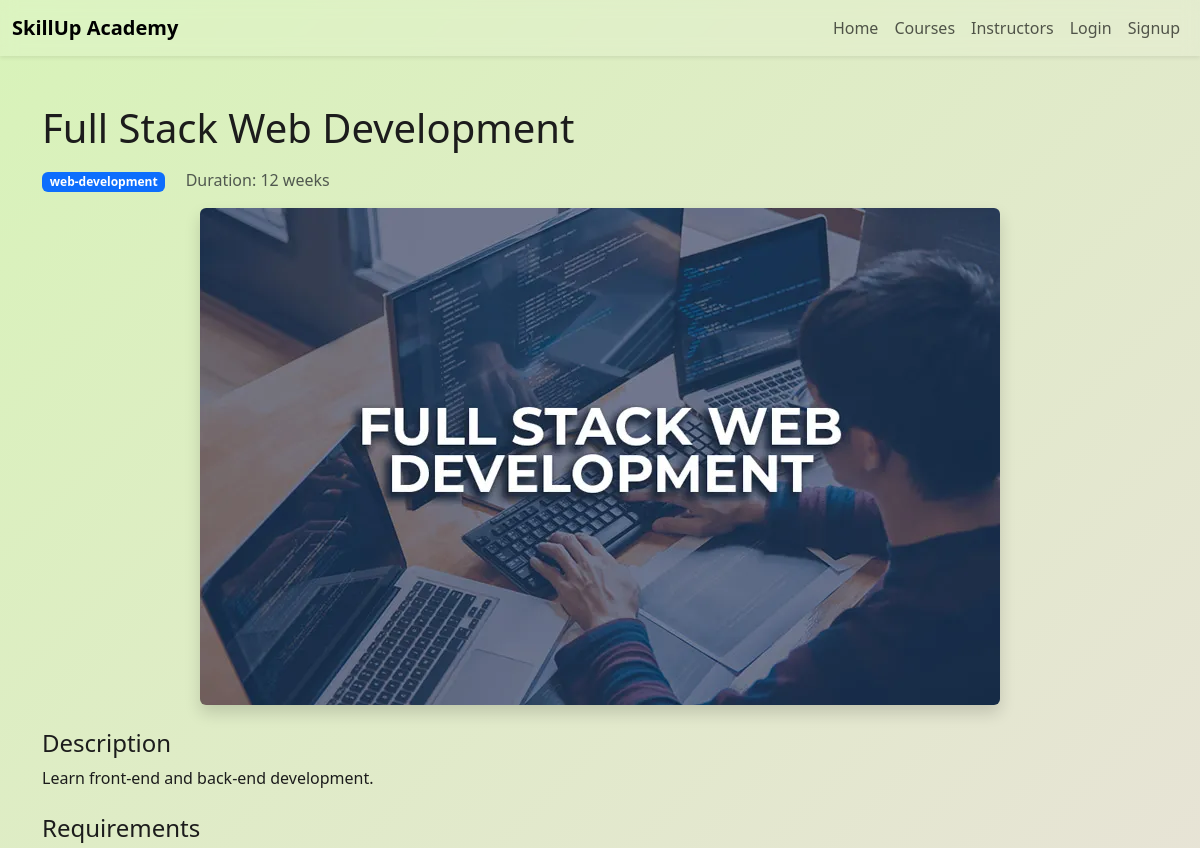
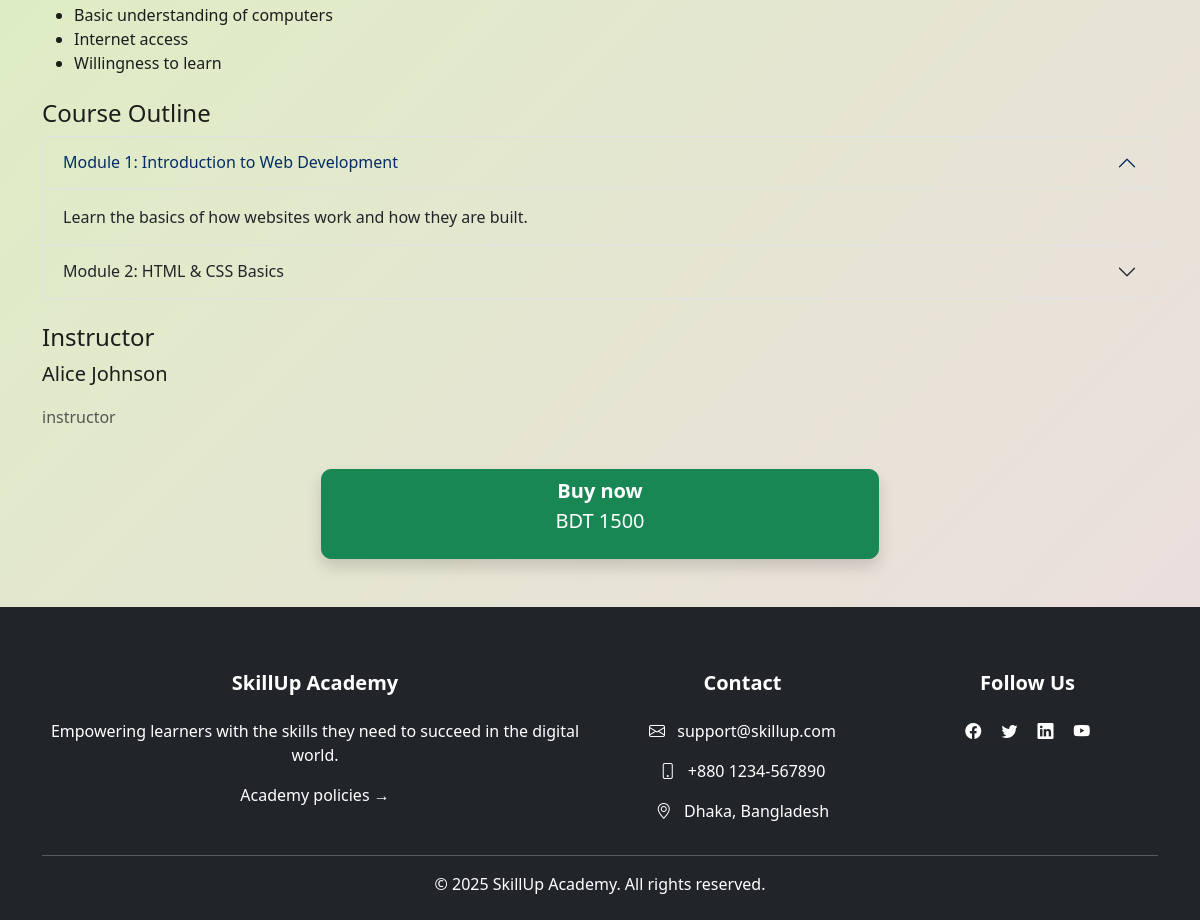
Screenshot of /course-details/full-stack-web-dev.php with the database file from the repository (2 pictures, top to bottom).
### tables this page shows
CREATE TABLE `courses` (
  `c_id` smallint(6) NOT NULL,
  `title` varchar(100) NOT NULL,
  `amount` smallint(6) NOT NULL,
  `description` varchar(500) NOT NULL,
  `domain` varchar(50) NOT NULL,
  `duration` smallint(6) NOT NULL,
  `u_id` int(11) NOT NULL,
  `start_date` date NOT NULL,
  `status` varchar(7) NOT NULL,
  `url` varchar(50) DEFAULT NULL
);

CREATE TABLE `users` (
  `u_id` int(11) NOT NULL,
  `email` varchar(50) NOT NULL,
  `contact` varchar(10) NOT NULL,
  `reg_date` date NOT NULL DEFAULT curdate(),
  `dob` date NOT NULL,
  `gender` varchar(6) NOT NULL,
  `name` varchar(100) NOT NULL
);

CREATE TABLE `instructors` (
  `u_id` int(11) NOT NULL,
  `bio` varchar(500) DEFAULT NULL,
  `domain` varchar(50) NOT NULL,
  `title` varchar(10) NOT NULL,
  `skills` varchar(100) DEFAULT NULL,
  `image` varchar(100) DEFAULT NULL
);

### course-details/full-stack-web-dev.php (the view, shortened to what this page needs)
<?php
include '../auth/cnct.php';
?>
<!DOCTYPE html>
<html lang="en">
<head>
    <link href="https://cdn.jsdelivr.net/npm/bootstrap@5.3.7/dist/css/bootstrap.min.css" rel="stylesheet">
    <link rel="stylesheet" href="https://cdn.jsdelivr.net/npm/bootstrap-icons@1.11.3/font/bootstrap-icons.css">
    <link rel="stylesheet" href="../style.css">
</head>
<body>
  <nav class="navbar navbar-expand-lg navbar-blur sticky-top shadow-sm">
  <div class="container-fluid">
    <a class="navbar-brand fw-bold" href="">SkillUp Academy</a>
    <div class="collapse navbar-collapse" id="navbarNav">
      <ul class="navbar-nav ms-auto">
        <li class="nav-item">
          <a class="nav-link" href="../index.php">Home</a>
        </li>
        <li class="nav-item">
          <a class="nav-link" href="../courses.php">Courses</a>
        </li>
        <li class="nav-item">
          <a class="nav-link" href="../instructors.php">Instructors</a>
        </li>
        <?php
          if(isset($_SESSION['role'])){
            echo'<li class="nav-item">';
            if($_SESSION['role']==="Student")
              echo '<a class="nav-link" href="student/dashboard.php">Dashboard</a> </li>';
            else if($_SESSION['role']==="Instructor")
              echo '<a class="nav-link" href="instructor/dashboard.php">Dashboard</a> </li>';
            else
              echo '<a class="nav-link" href="admin/dashboard.php">Dashboard</a> </li>';
            echo'<li class="nav-item">
                  <a class="nav-link" href="auth/logout.php">Logout</a>
                  </li>';
          }
          else{
            echo '<a class="nav-link" href="auth/login.php">Login</a> </li>
                  <li class="nav-item">
                  <a class="nav-link" href="auth/signup.php">Signup</a>
                  </li>';
          }
        ?>
      </ul>
    </div>
  </div>
</nav>
<?php
$c_id = 1;
$stmt = $conn->prepare("
    SELECT
        c.title AS course_title,
        c.domain,
        c.duration,
        c.description,
        c.u_id,
        c.amount,
        i.title AS instructor_title,
        u.name AS instructor_name
    FROM
        courses c
    JOIN
        instructors i ON c.u_id = i.u_id
    JOIN
        users u ON c.u_id = u.u_id
    WHERE
        c.c_id = ?
");
    $stmt->bind_param("i", $c_id);
    $stmt->execute();
    $stmt->bind_result($courseTitle, $domain, $duration, $description, $uid, $amount, $instructorTitle, $instructorName);
?>
<div class="container py-5">
    <h1 class="mb-3"><?php echo $courseTitle ?></h1>
    <div class="mb-4">
        <span class="badge bg-primary"><?php echo $domain ?></span>
        <span class="ms-3 text-muted">Duration: <?php echo $duration ?> weeks</span>
        <div class="mt-3 text-center">
          <img src="../image-assets/course-images/full-stack-web-dev.webp" alt="Full stack web development" class="img-fluid rounded shadow">
        </div>
    </div>
    <div class="mb-4">
        <h4>Description</h4>
        <p><?php echo $description ?></p>
    </div>
    <div class="mb-4">
        <h4>Requirements</h4>
        <ul>
        <li>Basic understanding of computers</li>
        <li>Internet access</li>
        <li>Willingness to learn</li>
      </ul>
    </div>
    <div class="mb-4">
      <h4>Course Outline</h4>
      <div class="accordion" id="courseOutline">
        <div class="accordion-item bg-transparent">
          <h2 class="accordion-header " id="headingOne">
            <button class="accordion-button bg-transparent lead" type="button" data-bs-toggle="collapse" data-bs-target="#module1">
              Module 1: Introduction to Web Development
            </button>
          </h2>
          <div id="module1" class="accordion-collapse collapse show" data-bs-parent="#courseOutline">
            <div class="accordion-body">
              Learn the basics of how websites work and how they are built.
            </div>
          </div>
        </div>
        <div class="accordion-item bg-transparent">
          <h2 class="accordion-header" id="headingTwo">
            <button class="accordion-button collapsed bg-transparent lead" type="button" data-bs-toggle="collapse" data-bs-target="#module2">
              Module 2: HTML & CSS Basics
            </button>
          </h2>
        </div>
      </div>
    </div>
    <div class="mb-4">
      <h4>Instructor</h4>
      <div class="d-flex align-items-center">
        <div>
          <p class="lead"><?php echo $instructorName ?></p>
          <p class="text-muted"><?php echo $instructorTitle ?></p>
        </div>
      </div>
    </div>
    <div class="text-center">
      <a href="../auth/billing.html" class="btn card-h shadow btn-success w-50">
      <strong class="fs-5">Buy now</strong>
      <p class="lead">BDT <strong><?php echo $amount ?></strong></p>
    </a>
    </div>
</div>
</body>
<footer class="bg-dark text-white pt-5 pb-4">
  <div class="container text-md-left">
    <div class="row text-center text-md-left">
      <div class="col-md-6 col-lg-6 col-xl-6 mx-auto mt-3">
        <h5 class="mb-4 fw-bold">SkillUp Academy</h5>
        <p>Empowering learners with the skills they need to succeed in the digital world.</p>
        <a href="policies.html" class="text-white text-decoration-none">Academy policies &rarr;</a>
      </div>
      <div class="col-md-3 col-lg-3 col-xl-3 mx-auto mt-3">
        <h5 class="mb-4 fw-bold">Contact</h5>
        <p><i class="bi bi-envelope me-2"></i> support@skillup.com</p>
        <p><i class="bi bi-phone me-2"></i> +880 1234-567890</p>
        <p><i class="bi bi-geo-alt me-2"></i> Dhaka, Bangladesh</p>
      </div>
      <div class="col-md-3 col-lg-3 col-xl-3 mx-auto mt-3">
        <h5 class="mb-4 fw-bold">Follow Us</h5>
        <a href="#" class="text-white me-3"><i class="bi bi-facebook"></i></a>
        <a href="#" class="text-white me-3"><i class="bi bi-twitter"></i></a>
        <a href="#" class="text-white me-3"><i class="bi bi-linkedin"></i></a>
        <a href="#" class="text-white"><i class="bi bi-youtube"></i></a>
      </div>
    </div>
     <hr class="my-3">
    <div class="text-center">
      <p class="mb-0">&copy; 2025 SkillUp Academy. All rights reserved.</p>
    </div>
  </div>
</footer>
</html>

### style.css (style rules this page uses)
html, body { margin: 0; padding: 0; background: linear-gradient(-45deg, #f6ed91, #bcecf0, #f5d5f0, #d8f3b9); background-size: 400% 400%; background-attachment: fixed; animation: gradientBG 10s ease-in-out infinite; font-family: 'Segoe UI', Tahoma, Geneva, Verdana, sans-serif; color: #1c1c1c; }
.navbar-blur { background-color: rgba(255, 255, 255, 0.1); backdrop-filter: blur(8px); -webkit-backdrop-filter: blur(8px); }
.card-h { border-radius: 10px; transition: transform 0.3s ease; }

### rows the page displays
courses: title "Full Stack Web Development", domain "web-development", duration "12", description "Learn front-end and back-end development.", users.name "Alice Johnson", u.title "instructor", amount "1500"
